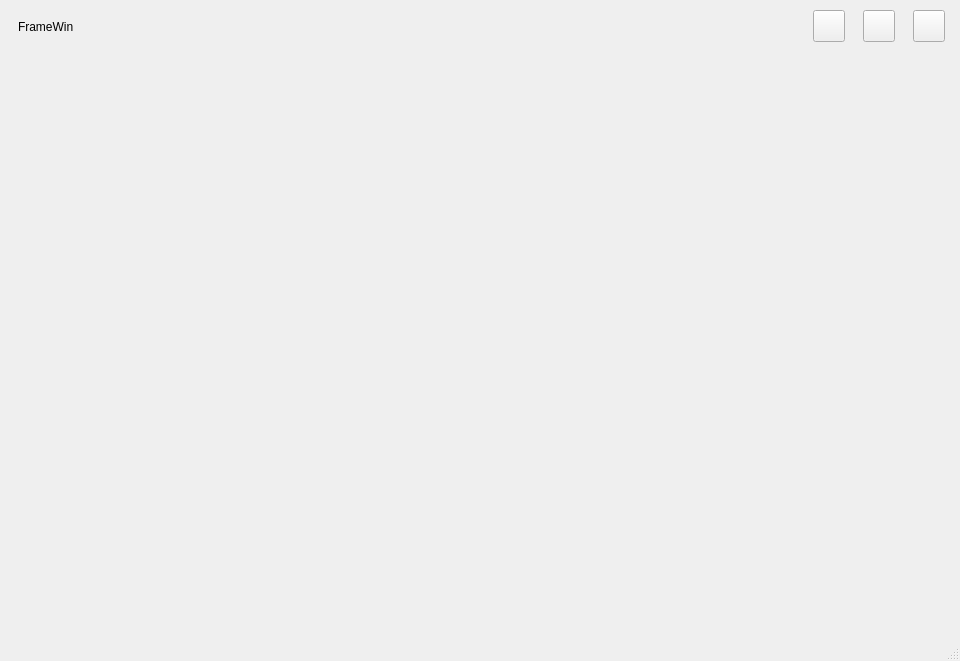
<?xml version="1.0" encoding="UTF-8"?>
<ui version="4.0">
 <class>MainWindow</class>
 <widget class="QMainWindow" name="MainWindow">
  <property name="geometry">
   <rect>
    <x>0</x>
    <y>0</y>
    <width>960</width>
    <height>661</height>
   </rect>
  </property>
  <property name="windowTitle">
   <string>MainWindow</string>
  </property>
  <widget class="QWidget" name="centralwidget">
   <layout class="QGridLayout" name="gridLayout_2">
    <property name="leftMargin">
     <number>0</number>
    </property>
    <property name="topMargin">
     <number>0</number>
    </property>
    <property name="rightMargin">
     <number>0</number>
    </property>
    <property name="bottomMargin">
     <number>0</number>
    </property>
    <item row="0" column="0">
     <layout class="QVBoxLayout" name="verticalLayout" stretch="1,1,1,1,8">
      <item>
       <widget class="QWidget" name="titleWidget" native="true">
        <property name="sizePolicy">
         <sizepolicy hsizetype="Preferred" vsizetype="Preferred">
          <horstretch>0</horstretch>
          <verstretch>0</verstretch>
         </sizepolicy>
        </property>
        <property name="minimumSize">
         <size>
          <width>0</width>
          <height>40</height>
         </size>
        </property>
        <layout class="QHBoxLayout" name="horizontalLayout_3">
         <property name="spacing">
          <number>0</number>
         </property>
         <property name="leftMargin">
          <number>5</number>
         </property>
         <property name="topMargin">
          <number>0</number>
         </property>
         <property name="rightMargin">
          <number>0</number>
         </property>
         <property name="bottomMargin">
          <number>0</number>
         </property>
         <item>
          <layout class="QHBoxLayout" name="titleLayout">
           <property name="spacing">
            <number>0</number>
           </property>
           <item>
            <layout class="QHBoxLayout" name="horizontalLayout_2">
             <property name="spacing">
              <number>6</number>
             </property>
             <property name="leftMargin">
              <number>0</number>
             </property>
             <property name="rightMargin">
              <number>0</number>
             </property>
             <item>
              <widget class="QLabel" name="winIcon">
               <property name="text">
                <string/>
               </property>
               <property name="pixmap">
                <pixmap resource="style.qrc">:/icons/app.png</pixmap>
               </property>
               <property name="scaledContents">
                <bool>false</bool>
               </property>
              </widget>
             </item>
             <item>
              <widget class="QLabel" name="winTitle">
               <property name="text">
                <string>FrameWin</string>
               </property>
               <property name="textFormat">
                <enum>Qt::AutoText</enum>
               </property>
              </widget>
             </item>
            </layout>
           </item>
           <item>
            <spacer name="horizontalSpacer_4">
             <property name="orientation">
              <enum>Qt::Horizontal</enum>
             </property>
             <property name="sizeHint" stdset="0">
              <size>
               <width>40</width>
               <height>20</height>
              </size>
             </property>
            </spacer>
           </item>
           <item>
            <layout class="QHBoxLayout" name="horizontalLayout">
             <property name="spacing">
              <number>0</number>
             </property>
             <property name="rightMargin">
              <number>15</number>
             </property>
             <item>
              <widget class="QPushButton" name="btnMin">
               <property name="maximumSize">
                <size>
                 <width>32</width>
                 <height>32</height>
                </size>
               </property>
               <property name="text">
                <string/>
               </property>
              </widget>
             </item>
             <item>
              <spacer name="horizontalSpacer">
               <property name="orientation">
                <enum>Qt::Horizontal</enum>
               </property>
               <property name="sizeType">
                <enum>QSizePolicy::Fixed</enum>
               </property>
               <property name="sizeHint" stdset="0">
                <size>
                 <width>18</width>
                 <height>20</height>
                </size>
               </property>
              </spacer>
             </item>
             <item>
              <widget class="QPushButton" name="btnMax">
               <property name="maximumSize">
                <size>
                 <width>32</width>
                 <height>32</height>
                </size>
               </property>
               <property name="text">
                <string/>
               </property>
              </widget>
             </item>
             <item>
              <spacer name="horizontalSpacer_2">
               <property name="orientation">
                <enum>Qt::Horizontal</enum>
               </property>
               <property name="sizeType">
                <enum>QSizePolicy::Fixed</enum>
               </property>
               <property name="sizeHint" stdset="0">
                <size>
                 <width>18</width>
                 <height>20</height>
                </size>
               </property>
              </spacer>
             </item>
             <item>
              <widget class="QPushButton" name="btnClose">
               <property name="maximumSize">
                <size>
                 <width>32</width>
                 <height>32</height>
                </size>
               </property>
               <property name="text">
                <string/>
               </property>
              </widget>
             </item>
            </layout>
           </item>
          </layout>
         </item>
        </layout>
       </widget>
      </item>
      <item>
       <spacer name="verticalSpacer_2">
        <property name="orientation">
         <enum>Qt::Vertical</enum>
        </property>
        <property name="sizeHint" stdset="0">
         <size>
          <width>20</width>
          <height>28</height>
         </size>
        </property>
       </spacer>
      </item>
      <item>
       <layout class="QHBoxLayout" name="horizontalLayout_5">
        <item>
         <spacer name="horizontalSpacer_3">
          <property name="orientation">
           <enum>Qt::Horizontal</enum>
          </property>
          <property name="sizeHint" stdset="0">
           <size>
            <width>40</width>
            <height>20</height>
           </size>
          </property>
         </spacer>
        </item>
        <item>
         <spacer name="horizontalSpacer_5">
          <property name="orientation">
           <enum>Qt::Horizontal</enum>
          </property>
          <property name="sizeHint" stdset="0">
           <size>
            <width>40</width>
            <height>20</height>
           </size>
          </property>
         </spacer>
        </item>
       </layout>
      </item>
      <item>
       <spacer name="verticalSpacer_3">
        <property name="orientation">
         <enum>Qt::Vertical</enum>
        </property>
        <property name="sizeType">
         <enum>QSizePolicy::Expanding</enum>
        </property>
        <property name="sizeHint" stdset="0">
         <size>
          <width>20</width>
          <height>18</height>
         </size>
        </property>
       </spacer>
      </item>
      <item>
       <widget class="QWidget" name="widget" native="true">
        <layout class="QHBoxLayout" name="horizontalLayout_4"/>
       </widget>
      </item>
     </layout>
    </item>
   </layout>
  </widget>
  <widget class="QMenuBar" name="menubar">
   <property name="geometry">
    <rect>
     <x>0</x>
     <y>0</y>
     <width>960</width>
     <height>26</height>
    </rect>
   </property>
  </widget>
  <widget class="QStatusBar" name="statusbar"/>
 </widget>
 <resources>
  <include location="style.qrc"/>
 </resources>
 <connections/>
</ui>
